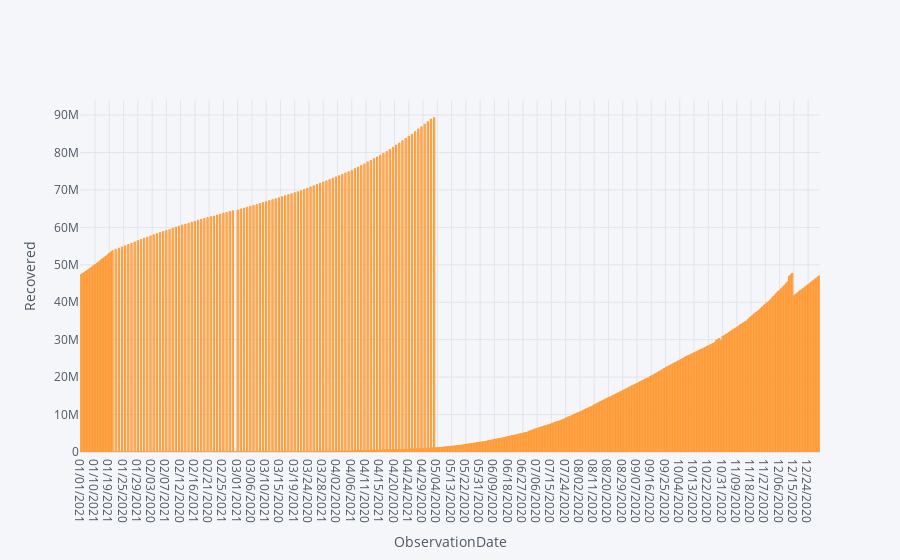

Notebook code cell kept with this figure:
### Code cell
recovered.iplot(kind='bar',x='ObservationDate',y='Recovered',xTitle='ObservationDate',yTitle="Recovered")

### Figure 1 — Plotly figure (JSON) as saved in the notebook; plotly's stock layout.template omitted (floating-point values rounded to 4 significant figures; data arrays with more than 128 entries replaced by an {"elided": "..."} marker saying what was removed)
{"data": [{"marker": {"color": "rgba(255, 153, 51, 0.6)", "line": {"color": "rgba(255, 153, 51, 1.0)", "width": 1}}, "name": "Recovered", "orientation": "v", "text": "", "type": "bar", "x": {"elided": "467 str values"}, "y": {"elided": "467 int values"}}], "layout": {"legend": {"bgcolor": "#F5F6F9", "font": {"color": "#4D5663"}}, "paper_bgcolor": "#F5F6F9", "plot_bgcolor": "#F5F6F9", "title": {"font": {"color": "#4D5663"}}, "xaxis": {"gridcolor": "#E1E5ED", "showgrid": true, "tickfont": {"color": "#4D5663"}, "title": {"font": {"color": "#4D5663"}, "text": "ObservationDate"}, "zerolinecolor": "#E1E5ED"}, "yaxis": {"gridcolor": "#E1E5ED", "showgrid": true, "tickfont": {"color": "#4D5663"}, "title": {"font": {"color": "#4D5663"}, "text": "Recovered"}, "zerolinecolor": "#E1E5ED"}}}
